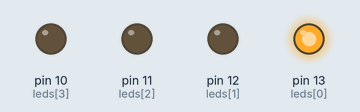
This sketch was run on a simulated Arduino Uno, built with avr-gcc and run on an emulated ATmega328P. Shown: output pins drawn as LEDs (lit = HIGH).

Above: at 0.15 s.
At 1.05 s:
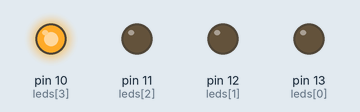
At 1.35 s:
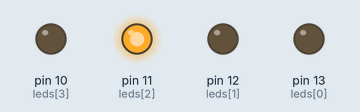
At 3.45 s:
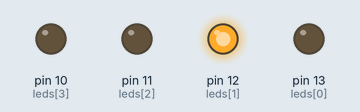
Timing chart, 0 to 4.1 s (numbered marks = the images above):
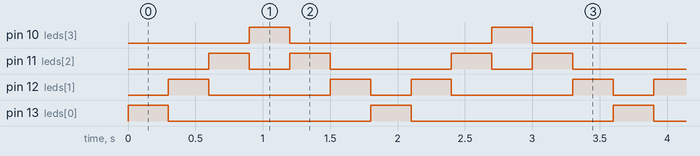

Measured:
- by itself, pin 10 (leds[3]), pin 13 (leds[0]): alternates HIGH for 0.30 s and LOW for 1.5 s
- by itself, pin 11 (leds[2]): repeats every 1.8 s: LOW 0.30 s, HIGH 0.30 s, LOW 0.90 s, HIGH 0.30 s
- by itself, pin 12 (leds[1]): repeats every 1.8 s: LOW 0.90 s, HIGH 0.30 s, LOW 0.30 s, HIGH 0.30 s

The sketch:

Ej1opcional.ino
```cpp
int leds[] = {13, 12, 11, 10};  // Pines de los LEDs
int numLeds = 4;                // Número total de LEDs

void setup() {
  for (int i = 0; i < numLeds; i++) {
    pinMode(leds[i], OUTPUT);  // Configurar cada pin como salida
  }
}

void loop() {
  // Encender LEDs de izquierda a derecha
  for (int i = 0; i < numLeds; i++) {
    digitalWrite(leds[i], HIGH);
    delay(300);
    digitalWrite(leds[i], LOW);
  }

  // Encender LEDs de derecha a izquierda
  for (int i = numLeds - 2; i > 0; i--) {
    digitalWrite(leds[i], HIGH);
    delay(300);
    digitalWrite(leds[i], LOW);
  }
}
```
